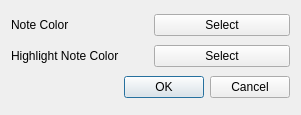
<?xml version="1.0" encoding="UTF-8"?>
<ui version="4.0">
 <class>ColorPickerDialog</class>
 <widget class="QDialog" name="ColorPickerDialog">
  <property name="geometry">
   <rect>
    <x>0</x>
    <y>0</y>
    <width>301</width>
    <height>115</height>
   </rect>
  </property>
  <property name="windowTitle">
   <string>Dialog</string>
  </property>
  <layout class="QGridLayout" name="gridLayout">
   <item row="0" column="0">
    <layout class="QHBoxLayout" name="horizontalLayout">
     <item>
      <widget class="QLabel" name="label">
       <property name="text">
        <string>Note Color</string>
       </property>
      </widget>
     </item>
     <item>
      <widget class="QPushButton" name="bNoteColor">
       <property name="text">
        <string>Select</string>
       </property>
      </widget>
     </item>
    </layout>
   </item>
   <item row="1" column="0">
    <layout class="QHBoxLayout" name="horizontalLayout_2">
     <item>
      <widget class="QLabel" name="label_2">
       <property name="text">
        <string>Highlight Note Color</string>
       </property>
      </widget>
     </item>
     <item>
      <widget class="QPushButton" name="bHighlightNoteColor">
       <property name="text">
        <string>Select</string>
       </property>
      </widget>
     </item>
    </layout>
   </item>
   <item row="2" column="0">
    <widget class="QDialogButtonBox" name="buttonBox">
     <property name="orientation">
      <enum>Qt::Horizontal</enum>
     </property>
     <property name="standardButtons">
      <set>QDialogButtonBox::Cancel|QDialogButtonBox::Ok</set>
     </property>
    </widget>
   </item>
  </layout>
 </widget>
 <resources/>
 <connections>
  <connection>
   <sender>buttonBox</sender>
   <signal>accepted()</signal>
   <receiver>ColorPickerDialog</receiver>
   <slot>accept()</slot>
   <hints>
    <hint type="sourcelabel">
     <x>248</x>
     <y>254</y>
    </hint>
    <hint type="destinationlabel">
     <x>157</x>
     <y>274</y>
    </hint>
   </hints>
  </connection>
  <connection>
   <sender>buttonBox</sender>
   <signal>rejected()</signal>
   <receiver>ColorPickerDialog</receiver>
   <slot>reject()</slot>
   <hints>
    <hint type="sourcelabel">
     <x>316</x>
     <y>260</y>
    </hint>
    <hint type="destinationlabel">
     <x>286</x>
     <y>274</y>
    </hint>
   </hints>
  </connection>
 </connections>
</ui>
